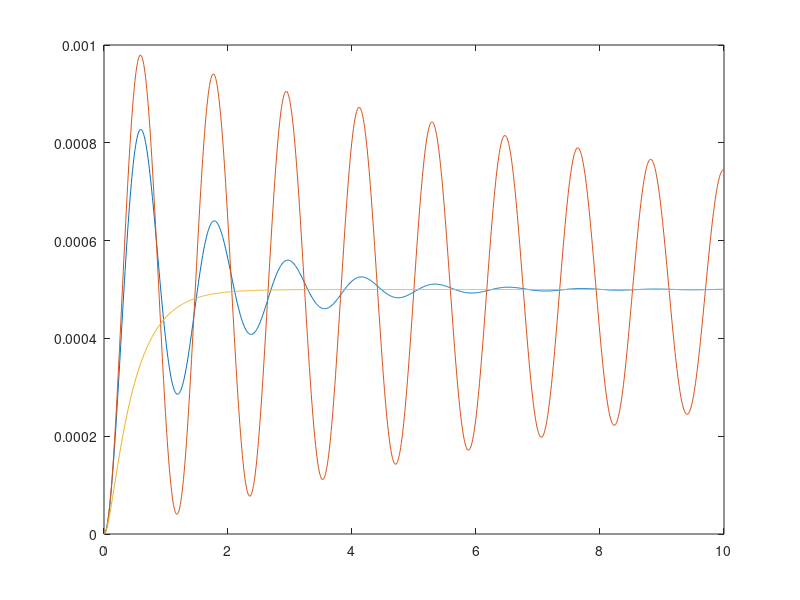

Source code (MATLAB):
function FleraStegsvar( )
%FLERAIMPULSSVAR Summary of this function goes here
%   Detailed explanation goes here
%

k = 2000;
c = 100;
m = 70;

w = sqrt(-(c/(2*m))^2 + (k/m));
a = c/(2*m);

t = linspace(0,10,1000);

y = 1./(w*m).*(1 - cos(w.*t).*exp(-a.*t) -a./w.*sin(w.*t).*exp(-a.*t))./(w + ((a.^2)./w));
hFig = figure(1);
set(hFig, 'Position', [0,0,700,400]);

c = 10;
w = sqrt(-(c/(2*m))^2 + (k/m));
a = c/(2*m);
u = 1./(w*m).*(1 - cos(w.*t).*exp(-a.*t) - a./w.*sin(w.*t).*exp(-a.*t))./(w + ((a.^2)./w));


c = 1000;
w = sqrt(-(c/(2*m))^2 + (k/m));
a = c/(2*m);
v = 1./(w*m).*(1 - cos(w.*t).*exp(-a.*t) - a./w.*sin(w.*t).*exp(-a.*t))./(w + ((a.^2)./w));
plot(t,y,t,u,t,v);


end

